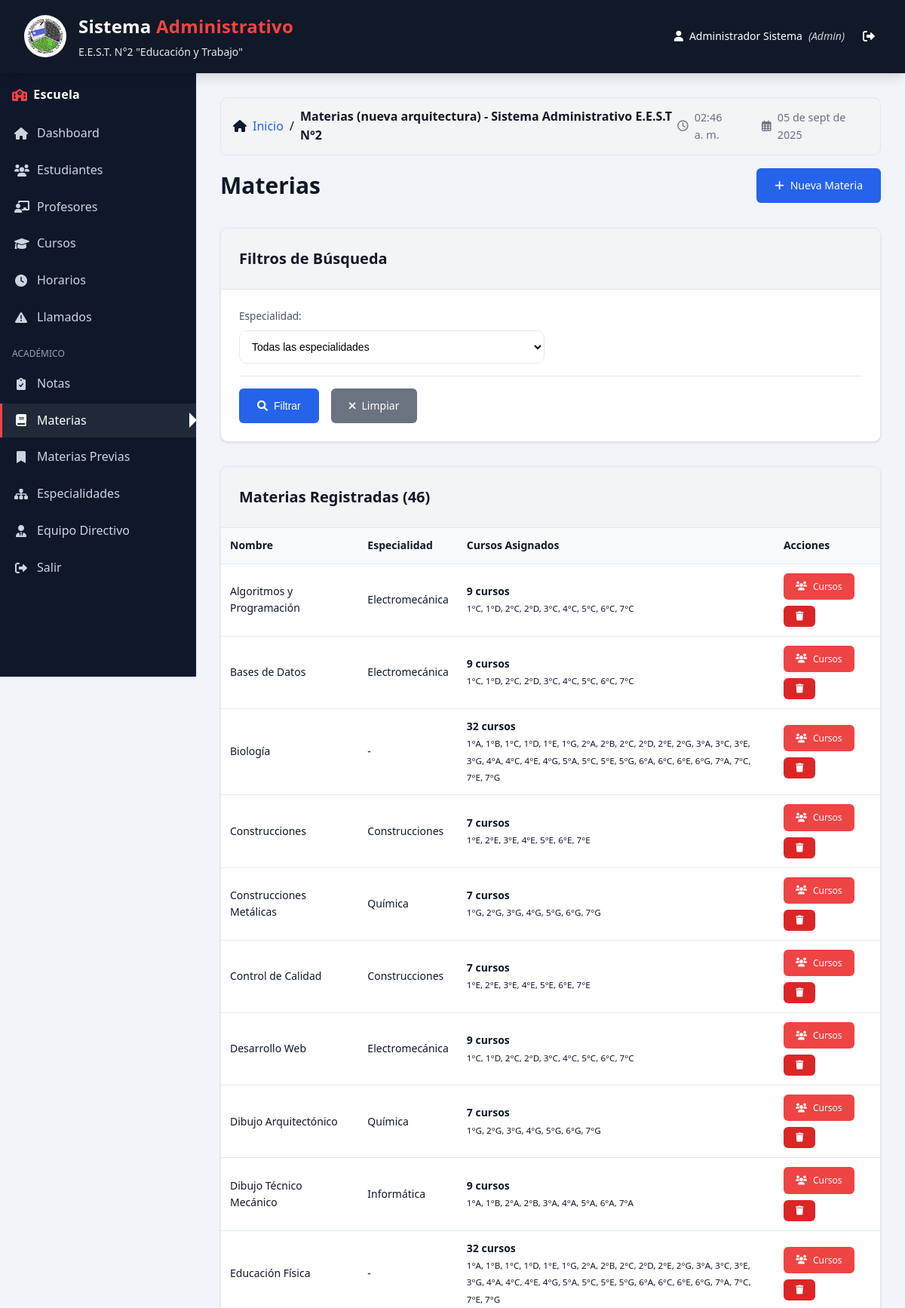
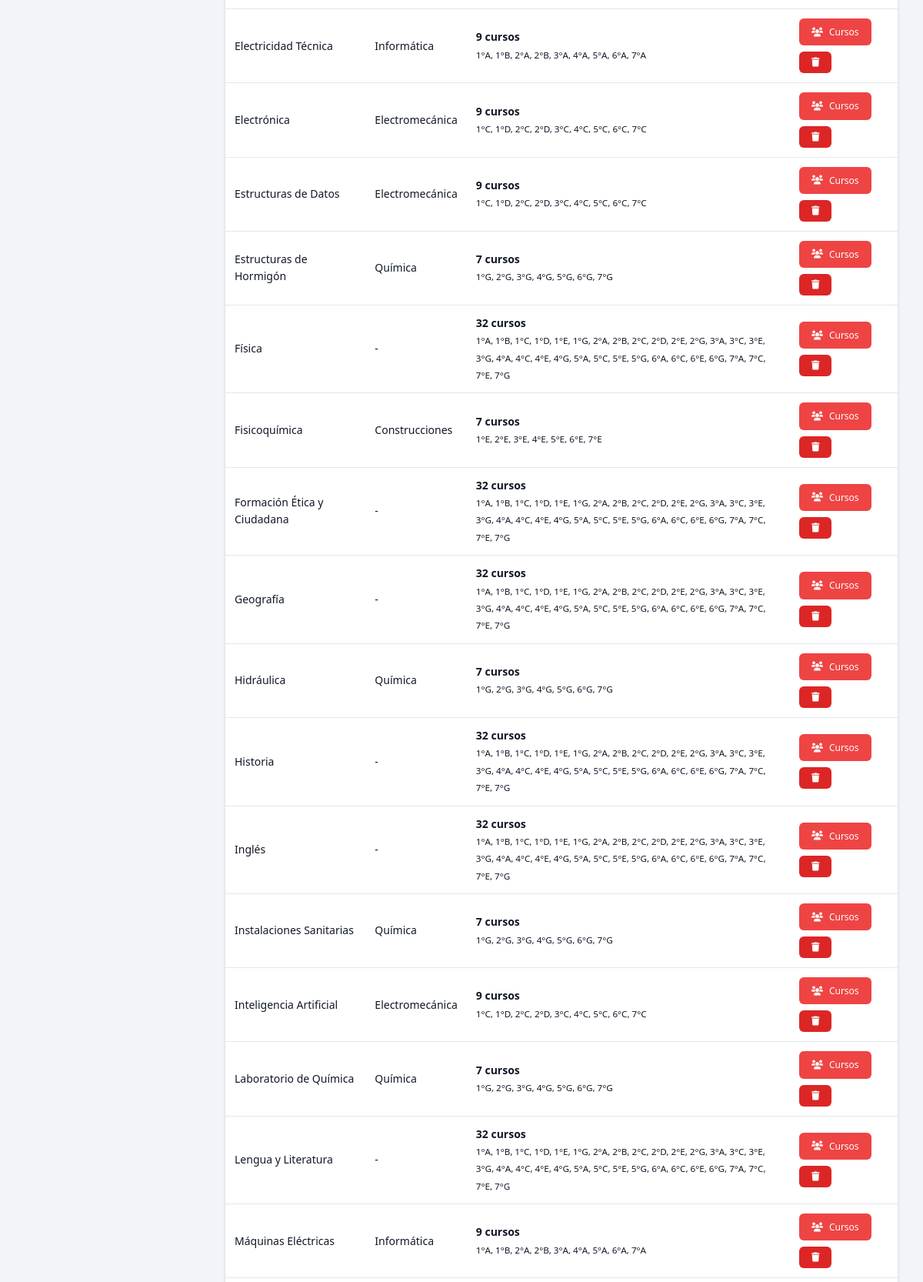
The app's page /materias.php (signed in, upper part) with its own data (2 pictures, top to bottom).
### tables this page shows
CREATE TABLE `usuarios` (
  `id` int(11) NOT NULL,
  `username` varchar(50) NOT NULL,
  `password` varchar(255) NOT NULL,
  `nombre` varchar(100) NOT NULL,
  `apellido` varchar(100) NOT NULL,
  `email` varchar(100) DEFAULT NULL,
  `rol` enum('admin','directivo','preceptor','secretaria') NOT NULL,
  `activo` tinyint(1) DEFAULT 1,
  `fecha_creacion` timestamp NOT NULL DEFAULT current_timestamp()
);

CREATE TABLE `materias` (
  `id` int(11) NOT NULL,
  `nombre` varchar(100) NOT NULL,
  `especialidad_id` int(11) DEFAULT NULL,
  `es_taller` tinyint(1) DEFAULT 0,
  `activa` tinyint(1) DEFAULT 1
);

CREATE TABLE `especialidades` (
  `id` int(11) NOT NULL,
  `nombre` varchar(100) NOT NULL,
  `descripcion` text DEFAULT NULL,
  `activa` tinyint(1) DEFAULT 1
);

### config/database.php (called while the page is built, shortened)
<?php
class Database {
    private static $instance = null;
    private $connection;
    private function __construct() {
        $host = 'localhost';
        $port = '3306';
        $dbname = 'sistema_admin_eest2';
        $username = 'root';
        $password = '';
        try {
            $this->connection = new PDO(
                "mysql:host=$host;port=$port;dbname=$dbname;charset=utf8mb4",
                $username,
                $password,
                [
                    PDO::ATTR_ERRMODE => PDO::ERRMODE_EXCEPTION,
                    PDO::ATTR_DEFAULT_FETCH_MODE => PDO::FETCH_ASSOC,
                    PDO::ATTR_EMULATE_PREPARES => false
                ]
            );
        } catch (PDOException $e) {
            throw new Exception("Connection failed: " . $e->getMessage());
        }
    }
    public static function getInstance() {
        if (self::$instance === null) {
            self::$instance = new self();
        }
        return self::$instance;
    }
    public function query($sql, $params = []) {
        $stmt = $this->connection->prepare($sql);
        $stmt->execute($params);
        return $stmt;
    }
    public function fetch($sql, $params = []) {
        $stmt = $this->query($sql, $params);
        return $stmt->fetch();
    }
    public function fetchAll($sql, $params = []) {
        $stmt = $this->query($sql, $params);
        return $stmt->fetchAll();
    }
}
?>

### src/services/UsuarioRepository.php (called while the page is built, shortened)
<?php
class UsuarioRepository
{
    private $database;
    public function __construct($database)
    {
        $this->database = $database;
    }
    public function findById(int $id): ?array
    {
        $sql = "SELECT * FROM usuarios WHERE id = ? AND activo = 1";
        return $this->database->fetch($sql, [$id]);
    }
}

### src/services/AuthCacheService.php (called while the page is built, shortened)
<?php
class AuthCacheService
{
    private CacheService $cacheService;
    private int $userCacheTtl = 1800;
    public function __construct(Database $database)
    {
        $this->cacheService = new CacheService($database);
    }
    public function getUserById(int $userId): ?array
    {
        $cacheKey = "user:{$userId}";
        return $this->cacheService->remember($cacheKey, function() use ($userId) {
            $usuarioRepository = new UsuarioRepository($this->cacheService->database ?? Database::getInstance());
            return $usuarioRepository->findById($userId);
        }, $this->userCacheTtl);
    }
}

### src/services/CacheService.php (called while the page is built, shortened)
<?php
class CacheService
{
    public function get(string $key): mixed
    {
        return null;
    }
    public function remember(string $key, callable $callback, int $ttl = null): mixed
    {
        $value = $this->get($key);
        if ($value === null) {
            $value = $callback();
        }
        return $value;
    }
}

### src/services/ServicioAutenticacion.php (called while the page is built, shortened)
<?php
class ServicioAutenticacion implements IServicioAutenticacion
{
    private SessionService $sessionService;
    private AuthCacheService $authCacheService;
    public function __construct($database)
    {
        $this->sessionService = new SessionService();
        $this->authCacheService = new AuthCacheService($database);
    }
    public function obtenerUsuarioPorId(int $usuarioId): ?array
    {
        return $this->authCacheService->getUserById($usuarioId);
    }
    public function verificarSesion(): ?array
    {
        $usuarioId = $this->sessionService->obtenerUsuarioId();
        return $this->obtenerUsuarioPorId($usuarioId);
    }
}

### materias.php (the view, shortened to what this page needs)
<?php
require_once 'config/database.php';
$db = Database::getInstance();
$servicioAutenticacion = new ServicioAutenticacion($db);
$usuario = $servicioAutenticacion->verificarSesion();
$pageTitle = 'Materias (nueva arquitectura) - Sistema Administrativo E.E.S.T N°2';
include 'includes/header.php';
$where_conditions = ["m.activa = 1"];
$params = [];
$where_clause = implode(" AND ", $where_conditions);
$materias = $db->fetchAll("
    SELECT m.*, e.nombre as especialidad,
           GROUP_CONCAT(CONCAT(c.anio, '°', c.division) ORDER BY c.anio, c.division SEPARATOR ', ') as cursos_asignados,
           COUNT(mc.curso_id) as total_cursos
    FROM materias m
    LEFT JOIN especialidades e ON e.id = m.especialidad_id
    LEFT JOIN materia_curso mc ON m.id = mc.materia_id
    LEFT JOIN cursos c ON mc.curso_id = c.id AND c.activo = 1
    WHERE $where_clause
    GROUP BY m.id
    ORDER BY m.nombre
", $params);
?>
<section class="materias-section">
    <div class="section-header">
        <h2>Materias</h2>
        <a href="materias.php?action=nueva" class="btn btn-primary"><i class="fas fa-plus"></i> Nueva Materia</a>
    </div>
    <div class="card">
        <div class="card-header">
            <h3 class="card-title">Filtros de Búsqueda</h3>
        </div>
        <form method="GET" class="form-container">
            <div class="form-row">
                <div class="form-group">
                    <label for="filtro_especialidad">Especialidad:</label>
                    <select id="filtro_especialidad" name="filtro_especialidad">
                        <option value="">Todas las especialidades</option>
                    </select>
                </div>
            </div>
            <div class="form-actions">
                <button type="submit" class="btn btn-primary">
                    <i class="fas fa-search"></i> Filtrar
                </button>
                <a href="materias.php" class="btn btn-secondary">
                    <i class="fas fa-times"></i> Limpiar
                </a>
            </div>
        </form>
    </div>
    <div class="card">
        <div class="card-header">
            <h3 class="card-title">Materias Registradas (<?php echo number_format(count($materias)); ?>)</h3>
        </div>
        <div class="table-container">
            <table class="table">
                <thead>
                    <tr>
                        <th>Nombre</th>
                        <th>Especialidad</th>
                        <th>Cursos Asignados</th>
                        <th>Acciones</th>
                    </tr>
                </thead>
                <tbody>
                    <?php foreach ($materias as $m): ?>
                    <tr>
                        <td><?php echo htmlspecialchars($m['nombre']); ?></td>
                        <td><?php echo htmlspecialchars($m['especialidad'] ?? '-'); ?></td>
                        <td>
                            <?php if ($m['total_cursos'] > 0): ?>
                                <div style="font-size: 0.875rem;">
                                    <strong><?php echo $m['total_cursos']; ?> curso<?php echo $m['total_cursos'] != 1 ? 's' : ''; ?></strong>
                                    <br><small><?php echo htmlspecialchars($m['cursos_asignados']); ?></small>
                                </div>
                            <?php else: ?>
                                <span class="status status-warning" style="font-size: 0.75rem;">Sin asignar</span>
                            <?php endif; ?>
                        </td>
                        <td>
                            <div style="display: flex; gap: 0.5rem; flex-wrap: wrap;">
                                <a href="materias.php?action=gestionar_cursos&id=<?php echo $m['id']; ?>"
                                   class="btn btn-warning btn-sm" title="Gestionar cursos">
                                    <i class="fas fa-users"></i> Cursos
                                </a>
                                <form method="POST" onsubmit="return confirm('¿Desactivar materia?');" style="display: inline;">
                                    <button type="submit" name="desactivar_materia" class="btn btn-danger btn-sm" title="Desactivar materia">
                                        <i class="fas fa-trash"></i>
                                    </button>
                                </form>
                            </div>
                        </td>
                    </tr>
                    <?php endforeach; ?>
                </tbody>
            </table>
        </div>
    </div>
</section>
<?php include 'includes/footer.php'; ?>

### includes/header.php (shortened to what this page needs)
<?php
$currentUser = [
    'nombre' => $_SESSION['nombre'] ?? 'Usuario',
    'apellido' => $_SESSION['apellido'] ?? '',
    'rol' => $_SESSION['rol'] ?? 'usuario'
];
$currentPage = basename($_SERVER['PHP_SELF']);
function hasRole($roles) {
    $userRole = $_SESSION['rol'] ?? '';
    if (is_array($roles)) {
        return in_array($userRole, $roles);
    }
    return $userRole === $roles;
}
?>
<!DOCTYPE html>
<html lang="es">
<head>
    <link rel="stylesheet" href="css/style.css">
    <link rel="stylesheet" href="https://cdnjs.cloudflare.com/ajax/libs/font-awesome/6.0.0/css/all.min.css">
</head>
<body>
    <header class="main-header">
        <div class="header-top">
            <div class="logo-section">
                <img src="img/logo-eest2.png" alt="Logo EEST N°2" class="logo">
                <div class="school-info">
                    <h1 class="brand-title">Sistema <span>Administrativo</span></h1>
                    <h2>E.E.S.T. N°2 "Educación y Trabajo"</h2>
                </div>
            </div>
            <div class="user-section">
                <div class="user-info">
                    <i class="fas fa-user"></i>
                    <span><?php echo htmlspecialchars($currentUser['nombre'] . ' ' . $currentUser['apellido']); ?></span>
                    <span class="role">(<?php echo ucfirst($currentUser['rol']); ?>)</span>
                </div>
                <a href="logout.php" class="logout-btn" title="Cerrar sesión">
                    <i class="fas fa-sign-out-alt"></i>
                </a>
            </div>
        </div>
    </header>
    <div class="app-layout">
        <aside class="sidebar" id="sidebar">
            <div class="sidebar-brand">
                <i class="fas fa-school"></i>
                <span>Escuela</span>
            </div>
            <nav class="sidebar-nav">
                <ul class="menu">
                    <li><a href="index.php" class="menu-link <?php echo $currentPage==='index.php'?'active':''; ?>"><i class="fas fa-home"></i><span>Dashboard</span></a></li>
                    <li><a href="estudiantes.php" class="menu-link <?php echo $currentPage==='estudiantes.php'?'active':''; ?>"><i class="fas fa-users"></i><span>Estudiantes</span></a></li>
                    <li><a href="profesores.php" class="menu-link <?php echo $currentPage==='profesores.php'?'active':''; ?>"><i class="fas fa-chalkboard-teacher"></i><span>Profesores</span></a></li>
                    <li><a href="cursos.php" class="menu-link <?php echo $currentPage==='cursos.php'?'active':''; ?>"><i class="fas fa-graduation-cap"></i><span>Cursos</span></a></li>
                    <li><a href="horarios.php" class="menu-link <?php echo $currentPage==='horarios.php'?'active':''; ?>"><i class="fas fa-clock"></i><span>Horarios</span></a></li>
                    <li><a href="llamados.php" class="menu-link <?php echo $currentPage==='llamados.php'?'active':''; ?>"><i class="fas fa-exclamation-triangle"></i><span>Llamados</span></a></li>
                    <?php if (hasRole(['admin', 'directivo'])): ?>
                    <li class="menu-section">Académico</li>
                    <li><a href="notas.php" class="menu-link <?php echo $currentPage==='notas.php'?'active':''; ?>"><i class="fas fa-clipboard-check"></i><span>Notas</span></a></li>
                    <li><a href="materias.php" class="menu-link <?php echo $currentPage==='materias.php'?'active':''; ?>"><i class="fas fa-book"></i><span>Materias</span></a></li>
                    <li><a href="materias_previas.php" class="menu-link <?php echo $currentPage==='materias_previas.php'?'active':''; ?>"><i class="fas fa-bookmark"></i><span>Materias Previas</span></a></li>
                    <li><a href="especialidades.php" class="menu-link <?php echo $currentPage==='especialidades.php'?'active':''; ?>"><i class="fas fa-sitemap"></i><span>Especialidades</span></a></li>
                    <li><a href="equipo.php" class="menu-link <?php echo $currentPage==='equipo.php'?'active':''; ?>"><i class="fas fa-user-tie"></i><span>Equipo Directivo</span></a></li>
                    <?php endif; ?>
                    <li><a href="logout.php" class="menu-link"><i class="fas fa-sign-out-alt"></i><span>Salir</span></a></li>
                </ul>
            </nav>
        </aside>
        <main class="main-content">
            <div class="breadcrumb-bar">
                <div class="crumbs-left">
                    <i class="fas fa-home"></i>
                    <a href="index.php">Inicio</a>
                    <span>/</span>
                    <strong><?php echo htmlspecialchars($pageTitle ?? ''); ?></strong>
                </div>
                <div class="crumbs-right">
                    <i class="far fa-clock"></i>
                    <span id="clock-time"></span>
                    <i class="far fa-calendar-alt" style="margin-left:.75rem;"></i>
                    <span id="clock-date"></span>
                </div>
            </div>

### materias.php (style rules this page uses)
.btn-warning { transition: all 0.3s ease; }
.btn-danger { transition: all 0.3s ease; }
.card { transition: all 0.3s ease; }

### records on screen
usuarios: nombre+apellido "Administrador Sistema", rol "Admin"
materias: nombre "Algoritmos y Programación", especialidad.nombre "Electromecánica", total_cursos "9", cursos_asignados "1°C, 1°D, 2°C, 2°D, 3°C, 4°C, 5°C, 6°C, 7°C"
materias: nombre "Bases de Datos", especialidad.nombre "Electromecánica", total_cursos "9", cursos_asignados "1°C, 1°D, 2°C, 2°D, 3°C, 4°C, 5°C, 6°C, 7°C"
materias: nombre "Biología", especialidad "-", total_cursos "32", cursos_asignados "1°A, 1°B, 1°C, 1°D, 1°E, 1°G, 2°A, 2°B, 2°C, 2°D, 2°E, 2°G, 3°A, 3°C, 3°E, 3°G, 4°A, 4°C, 4°E, 4°G, 5°A, 5°C, 5°E, 5°G, 6°A, 6°C, 6°E, 6°G, 7°A, 7°C, 7°E, 7°G"
materias: nombre "Construcciones", especialidad.nombre "Construcciones", total_cursos "7", cursos_asignados "1°E, 2°E, 3°E, 4°E, 5°E, 6°E, 7°E"
materias: nombre "Construcciones Metálicas", especialidad.nombre "Química", total_cursos "7", cursos_asignados "1°G, 2°G, 3°G, 4°G, 5°G, 6°G, 7°G"
materias: nombre "Control de Calidad", especialidad.nombre "Construcciones", total_cursos "7", cursos_asignados "1°E, 2°E, 3°E, 4°E, 5°E, 6°E, 7°E"
materias: nombre "Desarrollo Web", especialidad.nombre "Electromecánica", total_cursos "9", cursos_asignados "1°C, 1°D, 2°C, 2°D, 3°C, 4°C, 5°C, 6°C, 7°C"
materias: nombre "Dibujo Arquitectónico", especialidad.nombre "Química", total_cursos "7", cursos_asignados "1°G, 2°G, 3°G, 4°G, 5°G, 6°G, 7°G"
materias: nombre "Dibujo Técnico Mecánico", especialidad.nombre "Informática", total_cursos "9", cursos_asignados "1°A, 1°B, 2°A, 2°B, 3°A, 4°A, 5°A, 6°A, 7°A"
materias: nombre "Educación Física", especialidad "-", total_cursos "32", cursos_asignados "1°A, 1°B, 1°C, 1°D, 1°E, 1°G, 2°A, 2°B, 2°C, 2°D, 2°E, 2°G, 3°A, 3°C, 3°E, 3°G, 4°A, 4°C, 4°E, 4°G, 5°A, 5°C, 5°E, 5°G, 6°A, 6°C, 6°E, 6°G, 7°A, 7°C, 7°E, 7°G"
materias: nombre "Electricidad Técnica", especialidad.nombre "Informática", total_cursos "9", cursos_asignados "1°A, 1°B, 2°A, 2°B, 3°A, 4°A, 5°A, 6°A, 7°A"
materias: nombre "Electrónica", especialidad.nombre "Electromecánica", total_cursos "9", cursos_asignados "1°C, 1°D, 2°C, 2°D, 3°C, 4°C, 5°C, 6°C, 7°C"
materias: nombre "Estructuras de Datos", especialidad.nombre "Electromecánica", total_cursos "9", cursos_asignados "1°C, 1°D, 2°C, 2°D, 3°C, 4°C, 5°C, 6°C, 7°C"
materias: nombre "Estructuras de Hormigón", especialidad.nombre "Química", total_cursos "7", cursos_asignados "1°G, 2°G, 3°G, 4°G, 5°G, 6°G, 7°G"
materias: nombre "Física", especialidad "-", total_cursos "32", cursos_asignados "1°A, 1°B, 1°C, 1°D, 1°E, 1°G, 2°A, 2°B, 2°C, 2°D, 2°E, 2°G, 3°A, 3°C, 3°E, 3°G, 4°A, 4°C, 4°E, 4°G, 5°A, 5°C, 5°E, 5°G, 6°A, 6°C, 6°E, 6°G, 7°A, 7°C, 7°E, 7°G"
materias: nombre "Fisicoquímica", especialidad.nombre "Construcciones", total_cursos "7", cursos_asignados "1°E, 2°E, 3°E, 4°E, 5°E, 6°E, 7°E"
materias: nombre "Formación Ética y Ciudadana", especialidad "-", total_cursos "32", cursos_asignados "1°A, 1°B, 1°C, 1°D, 1°E, 1°G, 2°A, 2°B, 2°C, 2°D, 2°E, 2°G, 3°A, 3°C, 3°E, 3°G, 4°A, 4°C, 4°E, 4°G, 5°A, 5°C, 5°E, 5°G, 6°A, 6°C, 6°E, 6°G, 7°A, 7°C, 7°E, 7°G"
materias: nombre "Geografía", especialidad "-", total_cursos "32", cursos_asignados "1°A, 1°B, 1°C, 1°D, 1°E, 1°G, 2°A, 2°B, 2°C, 2°D, 2°E, 2°G, 3°A, 3°C, 3°E, 3°G, 4°A, 4°C, 4°E, 4°G, 5°A, 5°C, 5°E, 5°G, 6°A, 6°C, 6°E, 6°G, 7°A, 7°C, 7°E, 7°G"
materias: nombre "Hidráulica", especialidad.nombre "Química", total_cursos "7", cursos_asignados "1°G, 2°G, 3°G, 4°G, 5°G, 6°G, 7°G"
materias: nombre "Historia", especialidad "-", total_cursos "32", cursos_asignados "1°A, 1°B, 1°C, 1°D, 1°E, 1°G, 2°A, 2°B, 2°C, 2°D, 2°E, 2°G, 3°A, 3°C, 3°E, 3°G, 4°A, 4°C, 4°E, 4°G, 5°A, 5°C, 5°E, 5°G, 6°A, 6°C, 6°E, 6°G, 7°A, 7°C, 7°E, 7°G"
materias: nombre "Inglés", especialidad "-", total_cursos "32", cursos_asignados "1°A, 1°B, 1°C, 1°D, 1°E, 1°G, 2°A, 2°B, 2°C, 2°D, 2°E, 2°G, 3°A, 3°C, 3°E, 3°G, 4°A, 4°C, 4°E, 4°G, 5°A, 5°C, 5°E, 5°G, 6°A, 6°C, 6°E, 6°G, 7°A, 7°C, 7°E, 7°G"
materias: nombre "Instalaciones Sanitarias", especialidad.nombre "Química", total_cursos "7", cursos_asignados "1°G, 2°G, 3°G, 4°G, 5°G, 6°G, 7°G"
materias: nombre "Inteligencia Artificial", especialidad.nombre "Electromecánica", total_cursos "9", cursos_asignados "1°C, 1°D, 2°C, 2°D, 3°C, 4°C, 5°C, 6°C, 7°C"
materias: nombre "Laboratorio de Química", especialidad.nombre "Química", total_cursos "7", cursos_asignados "1°G, 2°G, 3°G, 4°G, 5°G, 6°G, 7°G"
materias: nombre "Lengua y Literatura", especialidad "-", total_cursos "32", cursos_asignados "1°A, 1°B, 1°C, 1°D, 1°E, 1°G, 2°A, 2°B, 2°C, 2°D, 2°E, 2°G, 3°A, 3°C, 3°E, 3°G, 4°A, 4°C, 4°E, 4°G, 5°A, 5°C, 5°E, 5°G, 6°A, 6°C, 6°E, 6°G, 7°A, 7°C, 7°E, 7°G"
materias: nombre "Máquinas Eléctricas", especialidad.nombre "Informática", total_cursos "9", cursos_asignados "1°A, 1°B, 2°A, 2°B, 3°A, 4°A, 5°A, 6°A, 7°A"

### other values on screen
$pageTitle "Materias (nueva arquitectura) - Sistema Administrativo E.E.S.T N°2"
count($materias) "46"
